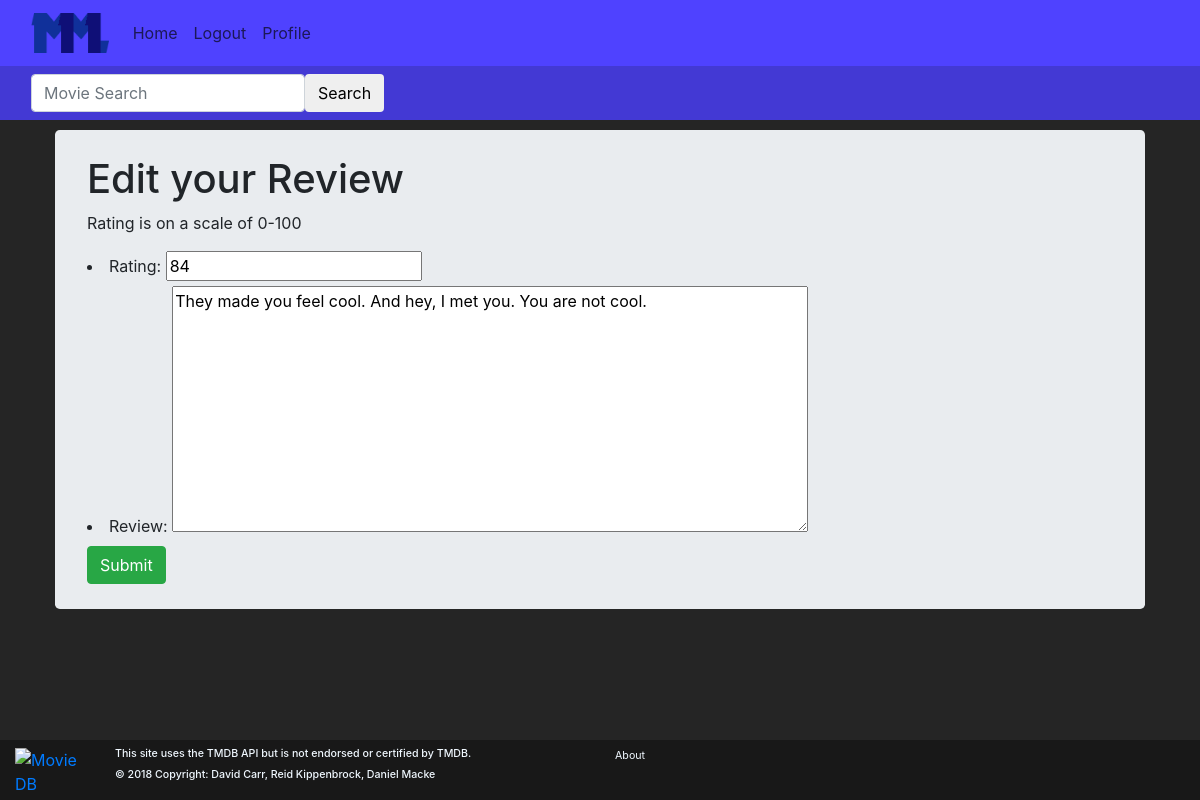
/movies/edit_review/?review_key=29 (signed in), run on the app's committed database.
### movies/models.py (models this page shows)
class MovieReview(models.Model):
    user = models.ForeignKey(User,on_delete=models.CASCADE,default=1)
    movie_id = models.IntegerField(default=0)
    movie_title = models.CharField(max_length=50, default='')
    rating = models.IntegerField(
        default=0,
        validators=[
            MaxValueValidator(100),
            MinValueValidator(0)
        ]
    )
    review = models.CharField(max_length=1000, default='')

### movies/views.py (the view)
# urls.py: path('edit_review/',views.edit_review_view, name='edit_review'),
def edit_review_view(request):
    if not request.user.is_authenticated:
        return redirect('/account/login/')
    if request.method == "POST":
        review_id = request.POST.get('review_id')
        review = get_object_or_404(MovieReview,pk=review_id)
        form = write_review(request.POST, instance=review)
        if form.is_valid():
            form.save()
            return redirect('/account/profile/?p='+request.user.username)
        else:
            args= {'form':form,'id':review_id}
            return render(request,'movies/edit_review.html',args)
    else:
        review_id = request.GET.get('review_key')
        review = get_object_or_404(MovieReview,pk=review_id)
        if review.user != request.user:
            return redirect('/')
        form = write_review(instance=review)
        args = {'form':form,'id': review_id}
        return render(request,'movies/edit_review.html',args)

### movies/forms.py
class write_review(forms.ModelForm):
    review = forms.CharField(widget=forms.Textarea(attrs={'rows':10,'cols':60}))
    rating = forms.IntegerField()
    class Meta:
        model=MovieReview
        fields=('rating','review')
        field_order=('rating','review')

### movies/templates/movies/edit_review.html (shortened to what this page needs)
{% extends 'base.html' %}
{% block body %}
  <div class="container">
    <div class="jumbotron">
      <h1> Edit your Review </h1>
      <p>Rating is on a scale of 0-100</p>
      <form method="post">
        {{form.as_ul}}
        <button type = "submit" class="btn btn-success">Submit</button>
      </form>
    </div>
  </div>
{% endblock %}

### accounts/templates/base.html (style rules this page uses)
body { background-color: #252525; }
.jumbotron { margin: 10px; padding-top: 25px; padding-bottom: 25px; }

### data on the page
MovieReview: rating "84", review "They made you feel cool. And hey, I met you. You are not cool."
